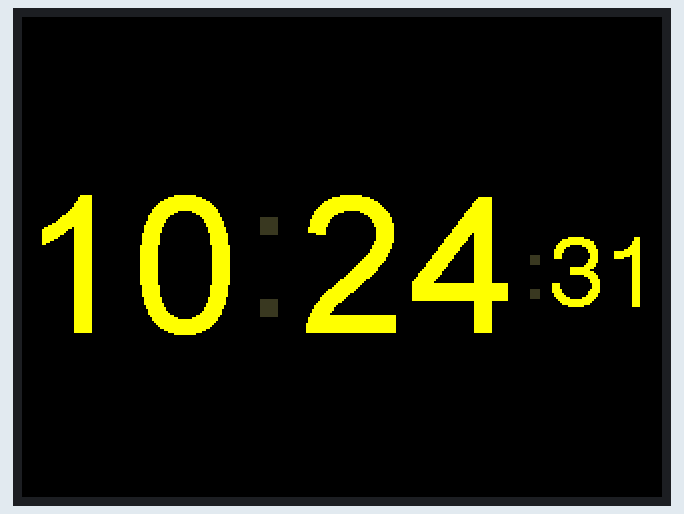
Bench run of a sketch on a simulated ESP32. On the bench: 320×240 colour display. WiFi joins after 1.5 s; servers stay silent unless stated; the local clock reads 2024-03-15 10:24:30 at power-on unless the sketch sets it; what the sketch prints to the serial monitor is not drawn.

Above: at 1.9 s.
At 5.9 s:
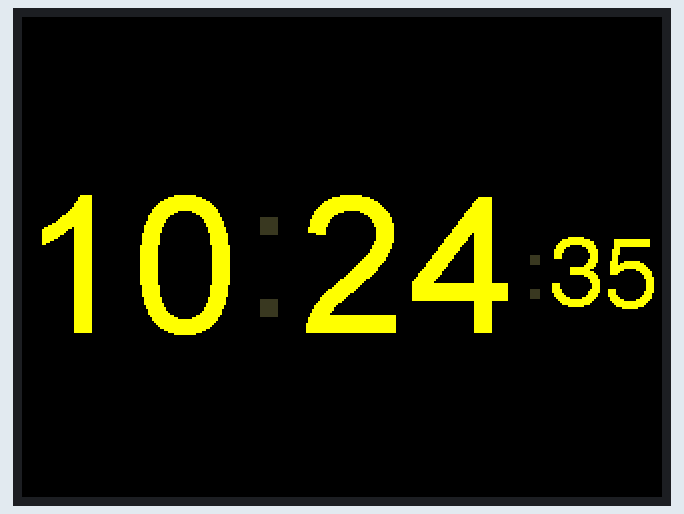
At 10.9 s:
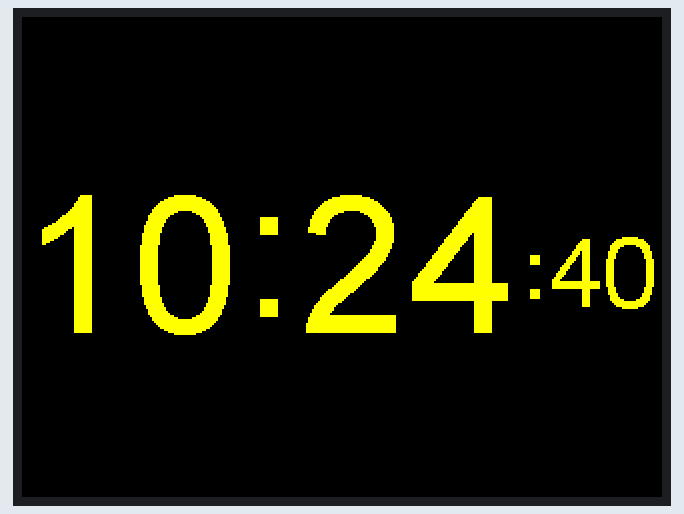
At 19.9 s:
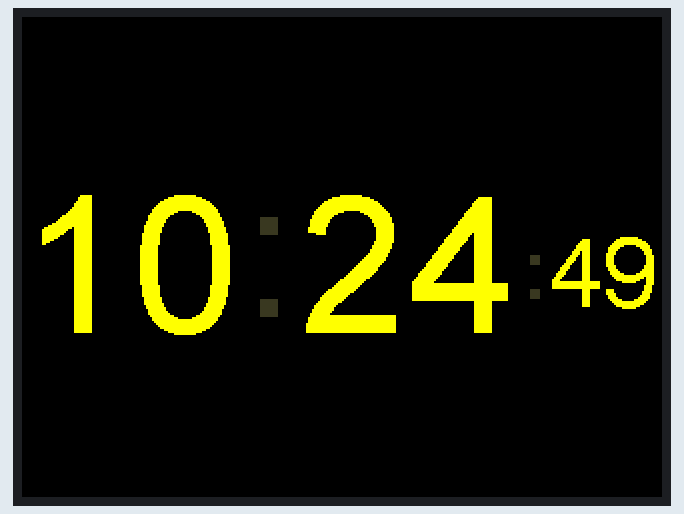
At 29.9 s:
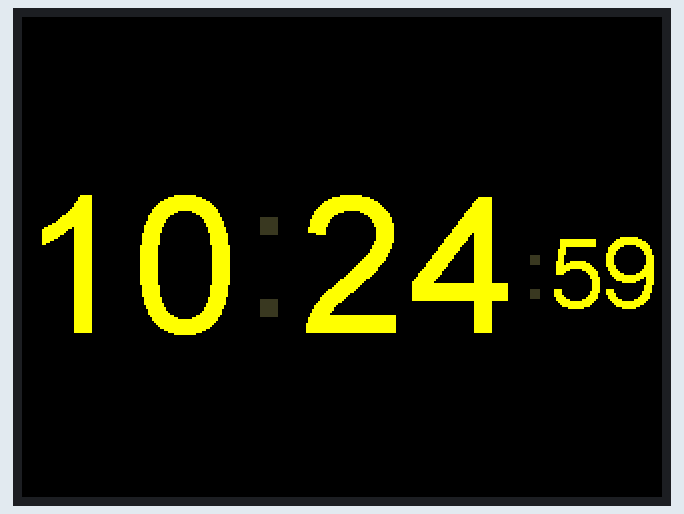
At 38.9 s:
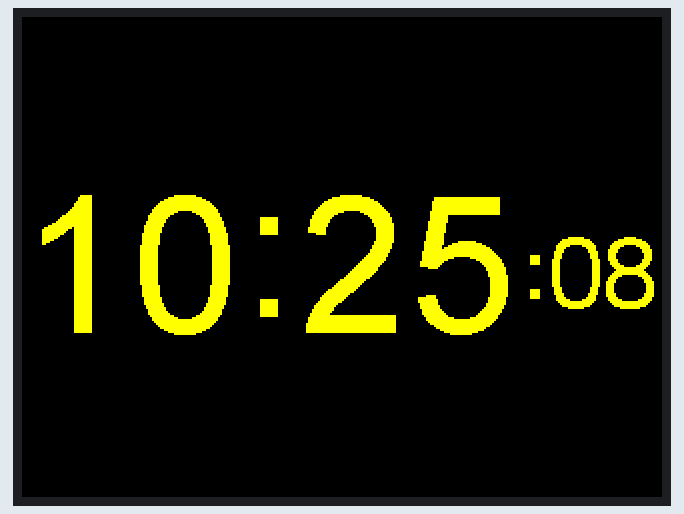

Measured:
- what the display in image 0 shows lasts 1.0 s, from 1.8 s to 2.8 s

The sketch:

M5Stack_TFT_Clock_Digital_NTP.ino
```cpp
/*
 An example digital clock using a TFT LCD screen to show the time.
 Demonstrates use of the font printing routines. (Time updates but date does not.)

 It uses the time of compile/upload to set the time
 For a more accurate clock, it would be better to use the RTClib library.
 But this is just a demo...

 Make sure all the display driver and pin comnenctions are correct by
 editting the User_Setup.h file in the TFT_eSPI library folder.

 #########################################################################
 ###### DON'T FORGET TO UPDATE THE User_Setup.h FILE IN THE LIBRARY ######
 #########################################################################

 Based on clock sketch by Gilchrist 6/2/2014 1.0

A few colour codes:

code	color
0x0000	Black
0xFFFF	White
0xBDF7	Light Gray
0x7BEF	Dark Gray
0xF800	Red
0xFFE0	Yellow
0xFBE0	Orange
0x79E0	Brown
0x7E0	Green
0x7FF	Cyan
0x1F	Blue
0xF81F	Pink

 */

#include <M5Stack.h>
#include <WiFi.h>
#include "time.h"

#define ENABLE_NTP_SERVER 1
#define TFT_GREY 0x5AEB

uint32_t targetTime = 0;                    // for next 1 second timeout

static uint8_t conv2d(const char* p); // Forward declaration needed for IDE 1.6.x

uint8_t hh = conv2d(__TIME__), mm = conv2d(__TIME__ + 3), ss = conv2d(__TIME__ + 6); // Get H, M, S from compile time

byte omm = 99, oss = 99;
byte xcolon = 0, xsecs = 0;
unsigned int colour = 0;

//WiFi Settings
const char* ssid       = "hoge";        //ここにWi-FiのSSIDを書く
const char* password   = "password";    //ここにWi-Fiのパスワードを書く

//NTP Settings
const char* ntpServer = "ntp.jst.mfeed.ad.jp";  //日本のNTPサーバー選択
const long  gmtOffset_sec = 9 * 3600;           //9時間の時差を入れる
const int   daylightOffset_sec = 0;             //夏時間はないのでゼロ

void setup(void) {
  //Serial.begin(115200);
  M5.begin();
  // M5.Lcd.setRotation(1);
  M5.Lcd.fillScreen(TFT_BLACK);

  M5.Lcd.setTextSize(1);
  M5.Lcd.setTextColor(TFT_YELLOW, TFT_BLACK);

#if ENABLE_NTP_SERVER
  //connect to WiFi
  Serial.printf("Connecting to %s ", ssid);
  M5.Lcd.print("Connecting");
  WiFi.begin(ssid, password);
  while (WiFi.status() != WL_CONNECTED) {
    delay(500);
    Serial.print(".");
    M5.Lcd.print(".");
  }
  Serial.println(" CONNECTED");
  M5.Lcd.println(" CONNECTED");

  //init and get the time
  configTime(gmtOffset_sec, daylightOffset_sec, ntpServer);
  struct tm timeinfo;
  if (getLocalTime(&timeinfo)) {
    Serial.println("Time Set OK...");
    M5.Lcd.println("Time Set OK...");
  } else {
    hh = 0;
    mm = 0;
    ss = 0;
  }
  //disconnect WiFi as it's no longer needed
  WiFi.disconnect(true);
  WiFi.mode(WIFI_OFF);
  M5.Lcd.fillScreen(BLACK);
#else   //ENABLE_NTP_SERVER
  targetTime = millis() + 1000;
#endif  //ENABLE_NTP_SERVER
}

void loop() {
  if (targetTime < millis()) {
    // Set next update for 1 second later
    targetTime = millis() + 1000;

#if !ENABLE_NTP_SERVER
    // Adjust the time values by adding 1 second
    ss++;              // Advance second
    if (ss == 60) {    // Check for roll-over
      ss = 0;          // Reset seconds to zero
      omm = mm;        // Save last minute time for display update
      mm++;            // Advance minute
      if (mm > 59) {   // Check for roll-over
        mm = 0;
        hh++;          // Advance hour
        if (hh > 23) { // Check for 24hr roll-over (could roll-over on 13)
          hh = 0;      // 0 for 24 hour clock, set to 1 for 12 hour clock
        }
      }
#else   //!ENABLE_NTP_SERVER
      struct tm timeinfo;
      if (getLocalTime(&timeinfo)) {
        #if 1
        hh = timeinfo.tm_hour;
        mm = timeinfo.tm_min;
        ss = timeinfo.tm_sec;
        #else
        Serial.println(&timeinfo, "%Y %m %d %a %H:%M:%S");        //日本人にわかりやすい表記へ変更
        #endif
      }
#endif  //!ENABLE_NTP_SERVER


    // Update digital time
    int xpos = 0;
    int ypos = 85; // Top left corner ot clock text, about half way down
    int ysecs = ypos + 24;

    if (omm != mm) { // Redraw hours and minutes time every minute
      omm = mm;
      // Draw hours and minutes
      if (hh < 10) xpos += M5.Lcd.drawChar('0', xpos, ypos, 8); // Add hours leading zero for 24 hr clock
      xpos += M5.Lcd.drawNumber(hh, xpos, ypos, 8);             // Draw hours
      xcolon = xpos; // Save colon coord for later to flash on/off later
      xpos += M5.Lcd.drawChar(':', xpos, ypos - 8, 8);
      if (mm < 10) xpos += M5.Lcd.drawChar('0', xpos, ypos, 8); // Add minutes leading zero
      xpos += M5.Lcd.drawNumber(mm, xpos, ypos, 8);             // Draw minutes
      xsecs = xpos; // Sae seconds 'x' position for later display updates
    }
    if (oss != ss) { // Redraw seconds time every second
      oss = ss;
      xpos = xsecs;

      if (ss % 2) { // Flash the colons on/off
        M5.Lcd.setTextColor(0x39C4, TFT_BLACK);        // Set colour to grey to dim colon
        M5.Lcd.drawChar(':', xcolon, ypos - 8, 8);     // Hour:minute colon
        xpos += M5.Lcd.drawChar(':', xsecs, ysecs, 6); // Seconds colon
        M5.Lcd.setTextColor(TFT_YELLOW, TFT_BLACK);    // Set colour back to yellow
      }
      else {
        M5.Lcd.drawChar(':', xcolon, ypos - 8, 8);     // Hour:minute colon
        xpos += M5.Lcd.drawChar(':', xsecs, ysecs, 6); // Seconds colon
      }

      //Draw seconds
      if (ss < 10) xpos += M5.Lcd.drawChar('0', xpos, ysecs, 6); // Add leading zero
      M5.Lcd.drawNumber(ss, xpos, ysecs, 6);                     // Draw seconds
    }
  }
}


// Function to extract numbers from compile time string
static uint8_t conv2d(const char* p) {
  uint8_t v = 0;
  if ('0' <= *p && *p <= '9')
    v = *p - '0';
  return 10 * v + *++p - '0';
}
```
